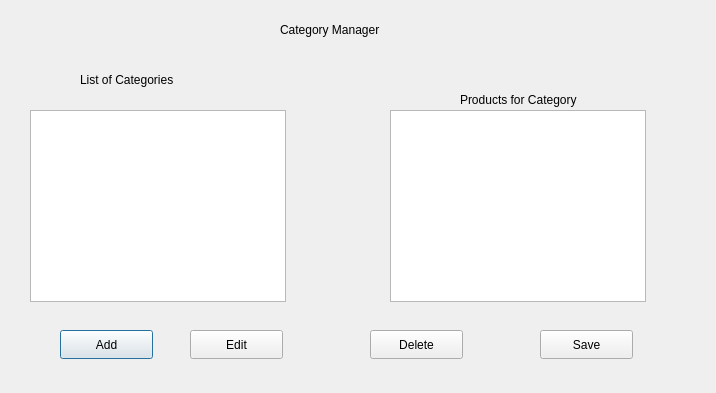
<?xml version="1.0" encoding="UTF-8"?>
<ui version="4.0">
 <class>Dialog</class>
 <widget class="QDialog" name="Dialog">
  <property name="geometry">
   <rect>
    <x>0</x>
    <y>0</y>
    <width>716</width>
    <height>393</height>
   </rect>
  </property>
  <property name="windowTitle">
   <string>Dialog</string>
  </property>
  <widget class="QLabel" name="label">
   <property name="geometry">
    <rect>
     <x>280</x>
     <y>20</y>
     <width>131</width>
     <height>20</height>
    </rect>
   </property>
   <property name="text">
    <string>Category Manager</string>
   </property>
  </widget>
  <widget class="QLabel" name="label_2">
   <property name="geometry">
    <rect>
     <x>80</x>
     <y>70</y>
     <width>121</width>
     <height>20</height>
    </rect>
   </property>
   <property name="text">
    <string>List of Categories</string>
   </property>
  </widget>
  <widget class="QLabel" name="label_3">
   <property name="geometry">
    <rect>
     <x>460</x>
     <y>90</y>
     <width>171</width>
     <height>20</height>
    </rect>
   </property>
   <property name="text">
    <string>Products for Category</string>
   </property>
  </widget>
  <widget class="QListWidget" name="lstCategories">
   <property name="geometry">
    <rect>
     <x>30</x>
     <y>110</y>
     <width>256</width>
     <height>192</height>
    </rect>
   </property>
  </widget>
  <widget class="QListWidget" name="lstProducts">
   <property name="geometry">
    <rect>
     <x>390</x>
     <y>110</y>
     <width>256</width>
     <height>192</height>
    </rect>
   </property>
  </widget>
  <widget class="QPushButton" name="btnAddCategory">
   <property name="geometry">
    <rect>
     <x>60</x>
     <y>330</y>
     <width>93</width>
     <height>29</height>
    </rect>
   </property>
   <property name="text">
    <string>Add</string>
   </property>
  </widget>
  <widget class="QPushButton" name="btnEditCategory">
   <property name="geometry">
    <rect>
     <x>190</x>
     <y>330</y>
     <width>93</width>
     <height>29</height>
    </rect>
   </property>
   <property name="text">
    <string>Edit</string>
   </property>
  </widget>
  <widget class="QPushButton" name="btnDeleteCategory">
   <property name="geometry">
    <rect>
     <x>370</x>
     <y>330</y>
     <width>93</width>
     <height>29</height>
    </rect>
   </property>
   <property name="text">
    <string>Delete</string>
   </property>
  </widget>
  <widget class="QPushButton" name="btnSaveCategories">
   <property name="geometry">
    <rect>
     <x>540</x>
     <y>330</y>
     <width>93</width>
     <height>29</height>
    </rect>
   </property>
   <property name="text">
    <string>Save</string>
   </property>
  </widget>
 </widget>
 <resources/>
 <connections/>
</ui>
